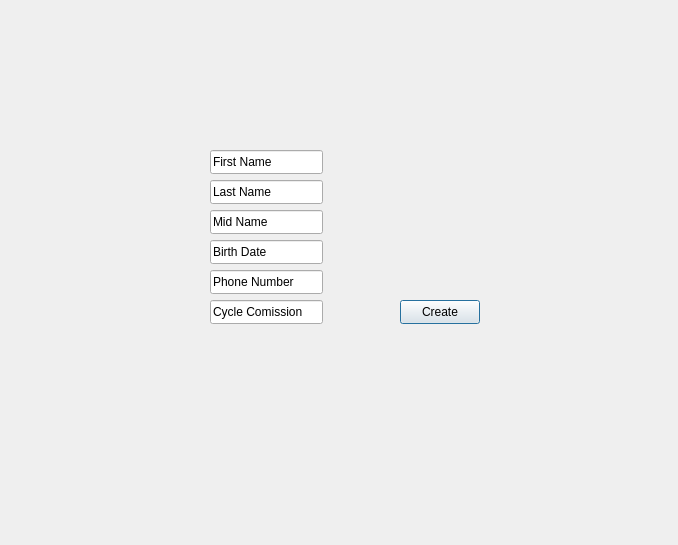
<?xml version="1.0" encoding="UTF-8"?>
<ui version="4.0">
 <class>TeacherDialog</class>
 <widget class="QDialog" name="TeacherDialog">
  <property name="geometry">
   <rect>
    <x>0</x>
    <y>0</y>
    <width>678</width>
    <height>545</height>
   </rect>
  </property>
  <property name="windowTitle">
   <string>Dialog</string>
  </property>
  <widget class="QLineEdit" name="lastNameLineEdit">
   <property name="geometry">
    <rect>
     <x>210</x>
     <y>150</y>
     <width>113</width>
     <height>24</height>
    </rect>
   </property>
   <property name="text">
    <string>First Name</string>
   </property>
  </widget>
  <widget class="QLineEdit" name="firstNameLineEdit">
   <property name="geometry">
    <rect>
     <x>210</x>
     <y>180</y>
     <width>113</width>
     <height>24</height>
    </rect>
   </property>
   <property name="text">
    <string>Last Name</string>
   </property>
  </widget>
  <widget class="QLineEdit" name="middleNameLineEdit">
   <property name="geometry">
    <rect>
     <x>210</x>
     <y>210</y>
     <width>113</width>
     <height>24</height>
    </rect>
   </property>
   <property name="text">
    <string>Mid Name</string>
   </property>
  </widget>
  <widget class="QLineEdit" name="birthDateLineEdit">
   <property name="geometry">
    <rect>
     <x>210</x>
     <y>240</y>
     <width>113</width>
     <height>24</height>
    </rect>
   </property>
   <property name="text">
    <string>Birth Date</string>
   </property>
  </widget>
  <widget class="QLineEdit" name="phoneNumberLineEdit">
   <property name="geometry">
    <rect>
     <x>210</x>
     <y>270</y>
     <width>113</width>
     <height>24</height>
    </rect>
   </property>
   <property name="text">
    <string>Phone Number</string>
   </property>
  </widget>
  <widget class="QLineEdit" name="cycleCommissionLineEdit">
   <property name="geometry">
    <rect>
     <x>210</x>
     <y>300</y>
     <width>113</width>
     <height>24</height>
    </rect>
   </property>
   <property name="text">
    <string>Cycle Comission</string>
   </property>
  </widget>
  <widget class="QPushButton" name="createButton">
   <property name="geometry">
    <rect>
     <x>400</x>
     <y>300</y>
     <width>80</width>
     <height>24</height>
    </rect>
   </property>
   <property name="text">
    <string>Create</string>
   </property>
  </widget>
 </widget>
 <resources/>
 <connections/>
</ui>
